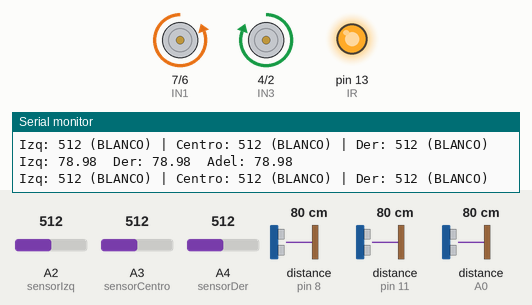
Simulated run of this sketch. Board: Arduino Uno, built with avr-gcc and run on an emulated ATmega328P. Shown: motor-driver pin pairs drawn as motors (green arrow = first pin HIGH = forward, orange = second pin HIGH = backward, longer = more drive, scaled by the enable pin), output pins drawn as LEDs (lit = HIGH), the last lines printed to the serial monitor. Wiring (inferred from the names in the program): 3 × ultrasonic range finder: trigger pin 9, echo pin 8 / trigger pin 10, echo pin 11 / trigger A1, echo A0. The test bench sets the inputs (shaded band); at power-on: A2 (sensorIzq) = 512, A3 (sensorCentro) = 512, A4 (sensorDer) = 512, distance to the obstacle (sensors on pin 8, pin 11, A0) 80 cm. The echo pulse lasts 58.3 µs per cm; pins used as bus, display or sensor lines are not drawn.

Above: at 5.2 s.
5.3 s: A2 (sensorIzq) set to 681
6.8 s: A2 (sensorIzq) set to 707
At 7.34 s:
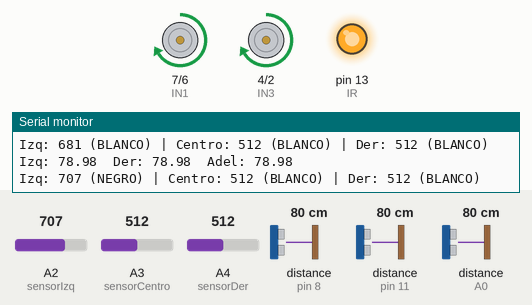
9.8 s: A3 (sensorCentro) set to 685
12.8 s: A3 (sensorCentro) set to 708
At 14.1 s:
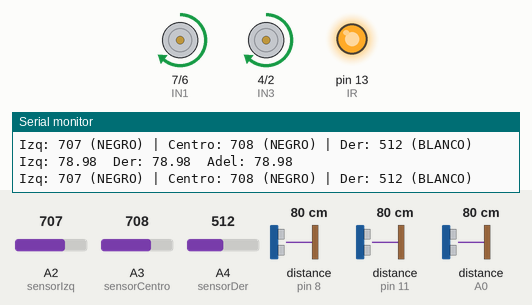
14.4 s: A4 (sensorDer) set to 687
15.9 s: A4 (sensorDer) set to 708
At 17.5 s:
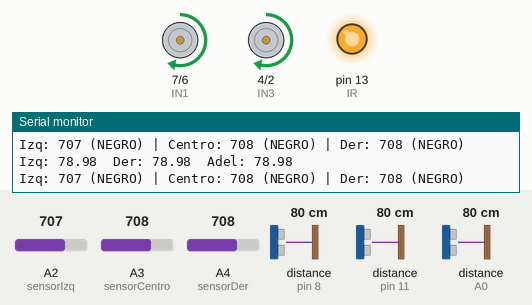
Timing chart, 0 to 18.8 s (numbered marks = the images above; inputs shaded):
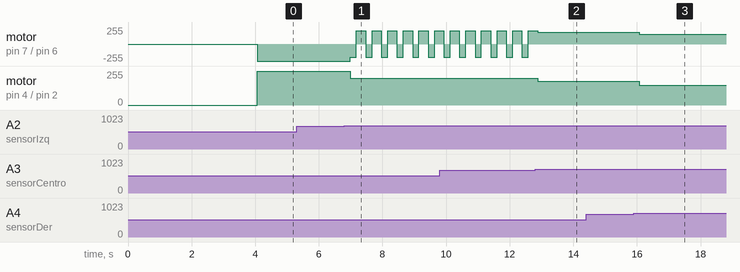

The sketch:

minisumoV5.ino
```cpp
      //Explicacion: Primero, definimos los pines de donde se conectó


// ===== ULTRASONIDOS =====

// IZQUIERDA
const int triggerIzq = 9;
const int echoIzq = 8;

// CENTRO
const int triggerDerecha = 10;
const int echoDerecha = 11;

// DERECHA
const int triggerAdelante = A1;
const int echoAdelante = A0;


// ===== MOTOR A =====
const int IN1 = 7;
const int IN2 = 6;
const int ENA = 5;


// ===== MOTOR B =====
const int IN3 = 4;
const int IN4 = 2;
const int ENB = 3;


// ===== SENSOR DE LINEA =====
const int sensorIzq = A2;
const int sensorCentro = A3;
const int sensorDer = A4;
const int IR = 13;
const int UMBRAL = 700;


      /*Explicacion: El void setup define que componentes emiten informacion y cuales reciben
      Echo por ejemplo, recibe la señal que dispara trigger
      Los motores no reciben info, pero sí envían "movimiento"*/

void setup() {
  pinMode(triggerIzq, OUTPUT);
  pinMode(echoIzq, INPUT);

  pinMode(triggerDerecha, OUTPUT);
  pinMode(echoDerecha, INPUT);

  pinMode(triggerAdelante, OUTPUT);
  pinMode(echoAdelante, INPUT);

  // MOTOR A
  pinMode(ENA, OUTPUT);
  pinMode(IN1, OUTPUT);
  pinMode(IN2, OUTPUT);

  // MOTOR B
  pinMode(ENB, OUTPUT);
  pinMode(IN3, OUTPUT);
  pinMode(IN4, OUTPUT);

  detenerMotores();

  //  Iniciar el sensor de linea
  pinMode(IR, OUTPUT);
  digitalWrite(IR, HIGH);
  Serial.println("QTR listo");


        //Inicia el monitor serial donde se ven los datos
  Serial.begin(9600);

  delay(4000);
}


      // Explicación: Esta funcion tiene dos parámetros, los pines del sensor ultrasonido

//======== FUNCIONES DE DETECCIÓN =========
float medirDistancia(int trigger, int echo) {
  digitalWrite(trigger, LOW);
  delayMicroseconds(2);

  digitalWrite(trigger, HIGH);
  delayMicroseconds(10);

  digitalWrite(trigger, LOW);

  long tiempo = pulseIn(echo, HIGH, 30000);

  if (tiempo == 0) {
    return 999;
  }

  return tiempo * 0.034 / 2.0;
}


void loop() {
  // Explicación: Guardar valores del color
  int izq = analogRead(sensorIzq);
  int centro = analogRead(sensorCentro);
  int der = analogRead(sensorDer);

  // Explicación: Son los posibles casos que suceden con el detector de linea
  bool lineaIzquierda = (izq < UMBRAL);
  bool lineaCentro    = (centro < UMBRAL);
  bool lineaDerecha   = (der < UMBRAL);
  bool lineaIzqCentro = lineaIzquierda && lineaCentro;
  bool lineaCentroDer = lineaCentro && lineaDerecha;
  bool lineaIzqDer = lineaIzquierda && lineaDerecha;
  bool lineaTodos = lineaIzquierda && lineaCentro && lineaDerecha;


  //Guardar valores de distancia
  float distanciaIzquierda = medirDistancia(triggerIzq, echoIzq);
  delay(20);
  float distanciaDerecha = medirDistancia(triggerDerecha, echoDerecha);
  delay(20);
  float distanciaAdelante = medirDistancia(triggerAdelante, echoAdelante);

  const int DETECCION = 25;

  // Explicación: Son los posibles casos que suceden con el detector del enemigos
  bool rivalIzquierda = (distanciaIzquierda > 0) && (distanciaIzquierda <= DETECCION);
  bool rivalDerecha = (distanciaDerecha > 0) && (distanciaDerecha <= DETECCION);
  bool rivalAdelante = (distanciaAdelante > 0) && (distanciaAdelante <= DETECCION);


  //Casos raros (Es raro que el sensor de adelante y el de atrás detecten al mismo tiempo.
  // No debería suceder, pero igual se define)
  bool rivalIzquierdaDerecha = rivalIzquierda && rivalDerecha;
  bool rivalIzquierdaAdelante = rivalIzquierda && rivalAdelante;
  bool rivalDerechaAdelante = rivalDerecha && rivalAdelante;
  bool rivalTodos = rivalIzquierda && rivalDerecha && rivalAdelante;


  // ============================== LÓGICA DEL MINISUMO =========================

  // ===== ANALIZAR DONDE ESTÁ =====
  if (lineaTodos) {
      retroceder(255);
  }

  else if (lineaIzqCentro) {
      retroceder(200);
      delay(200);
      girarDerecha(200);
  }

  else if (lineaCentroDer) {
      retroceder(200);
      delay(200);
      girarIzquierda(200);
  }

  else if (lineaIzqDer) {
      retroceder(200);
  }

  else if (lineaCentro) {
      retroceder(180);
  }

  else if (lineaIzquierda) {
      girarDerecha(180);
  }

  else if (lineaDerecha) {
      girarIzquierda(180);
  }


  // ===== ATACAR =====
  else if (rivalTodos) {
      avanzar(255);
  }

  else if (rivalDerechaAdelante) {
      girarDerecha(180);
  }

  else if (rivalIzquierdaAdelante) {
      girarIzquierda(180);
  }

  else if (rivalIzquierdaDerecha) {
      girarDerecha(180);
  }

  else if (rivalAdelante) {
      avanzar(255);
  }

  else if (rivalDerecha) {
      girarDerecha(180);
  }

  else if (rivalIzquierda) {
      girarDerecha(180);
  }


  else {
      girarIzquierda(150);
  }


  // ===== Imprimir valores de distancia =====
  Serial.print("Izq: ");
  Serial.print(distanciaIzquierda);

  Serial.print("  Der: ");
  Serial.print(distanciaDerecha);

  Serial.print("  Adel: ");
  Serial.println(distanciaAdelante);


  Serial.print("\n");


  // ===== Imprimir valores de color =====
  Serial.print("Izq: ");
  Serial.print(izq);
  Serial.print(" (");
  Serial.print(lineaIzquierda ? "BLANCO" : "NEGRO");
  Serial.print(") | ");

  Serial.print("Centro: ");
  Serial.print(centro);
  Serial.print(" (");
  Serial.print(lineaCentro ? "BLANCO" : "NEGRO");
  Serial.print(") | ");

  Serial.print("Der: ");
  Serial.print(der);
  Serial.print(" (");
  Serial.print(lineaDerecha ? "BLANCO" : "NEGRO");
  Serial.println(")");

  delay(200);
}


// ========= FUNCIONES DE MOVIMIENTO =========
void girarIzquierda(int velocidad) {
  // Motor A
  digitalWrite(IN1, HIGH);
  digitalWrite(IN2, LOW);
  analogWrite(ENA, velocidad);

  // Motor B
  digitalWrite(IN3, HIGH);
  digitalWrite(IN4, LOW);
  analogWrite(ENB, velocidad);
}


void girarDerecha(int velocidad) {
  // Motor A
  digitalWrite(IN1, LOW);
  digitalWrite(IN2, HIGH);
  analogWrite(ENA, velocidad);

  // Motor B
  digitalWrite(IN3, LOW);
  digitalWrite(IN4, HIGH);
  analogWrite(ENB, velocidad);
}


void retroceder(int velocidad) {
  // Izquierdo atrás
  digitalWrite(IN1, LOW);
  digitalWrite(IN2, HIGH);
  analogWrite(ENA, velocidad);

  // Derecho adelante
  digitalWrite(IN3, HIGH);
  digitalWrite(IN4, LOW);
  analogWrite(ENB, velocidad);
}


void avanzar(int velocidad) {
  // Izquierdo adelante
  digitalWrite(IN1, HIGH);
  digitalWrite(IN2, LOW);
  analogWrite(ENA, velocidad);

  // Derecho atrás
  digitalWrite(IN3, LOW);
  digitalWrite(IN4, HIGH);
  analogWrite(ENB, velocidad);
}


void detenerMotores() {
  analogWrite(ENA, 0);
  analogWrite(ENB, 0);

  digitalWrite(IN1, LOW);
  digitalWrite(IN2, LOW);

  digitalWrite(IN3, LOW);
  digitalWrite(IN4, LOW);
}
```

Measured:
- the behaviour switches between 699 and 700 on A2 (sensorIzq) (found by bisection; images 0 and 1)
- the behaviour switches between 699 and 700 on A3 (sensorCentro) (found by bisection; images 1 and 2)
- after the input at 6.8 s, motor on pin 7 (IN1) / pin 6 (IN2): alternates forward 200/255 for 0.29 s and backward 200/255 for 0.20 s, starting after 0.18 s; motor on pin 4 (IN3) / pin 2 (IN4): forward 255/255 → forward 200/255 after 0.18 s
- after the input at 12.8 s, motor on pin 4 (IN3) / pin 2 (IN4): forward 200/255 → forward 180/255 after 0.08 s
- after the input at 15.9 s, motor on pin 7 (IN1) / pin 6 (IN2), motor on pin 4 (IN3) / pin 2 (IN4): forward 180/255 → forward 150/255 after 0.17 s
